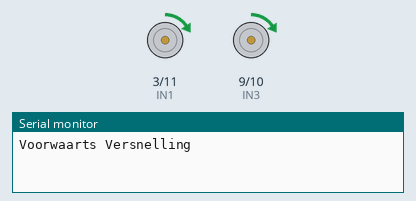
Recording of a sketch running on a simulated Arduino Uno, built with avr-gcc and run on an emulated ATmega328P. On the bench: motor-driver pin pairs drawn as motors (green arrow = first pin HIGH = forward, orange = second pin HIGH = backward, longer = more drive), the last lines printed to the serial monitor.

Above: at 0.15 s.
At 16.3 s:
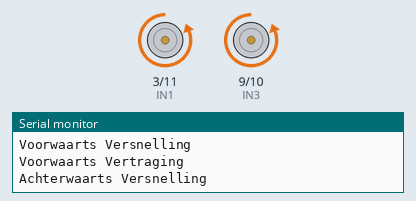
At 27.5 s:
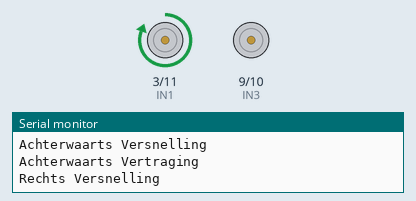
At 38.6 s:
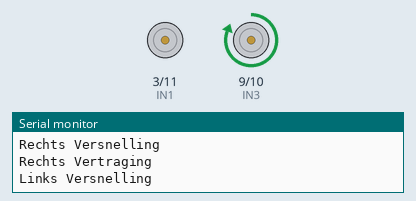
Timing chart, 0 to 40.0 s (numbered marks = the images above):
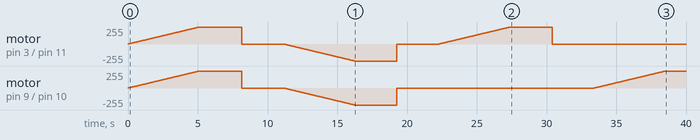

The sketch:

Hbrug.ino
```cpp
int IN1 = 3;
int IN2 = 11;
int IN3 = 9;
int IN4 = 10;

const int drukknop = 2;
bool toestand_drukknop;

void setup() {
  Serial.begin(9600);

  pinMode(IN1, OUTPUT);
  pinMode(IN2, OUTPUT);
  pinMode(IN3, OUTPUT);
  pinMode(IN4, OUTPUT);
  //pinMode(drukknop, INPUT);

}

void loop() {

  //toestand_drukknop = digitalRead(drukknop);
  toestand_drukknop = HIGH;

  if (toestand_drukknop == HIGH)
  {

    //Voorwaarts
    Serial.println("Voorwaarts Versnelling");
    for(int i = 0; i <= 255; i++)
    {
      analogWrite(IN1, i);
      analogWrite(IN2, 0);
      analogWrite(IN3, i);
      analogWrite(IN4, 0);
      delay(20);
    }
    delay(3000);

    Serial.println("Voorwaarts Vertraging");
    for(int i = 255; i >= 0; i--)
    {
      analogWrite(IN1, i);
      analogWrite(IN2, 0);
      analogWrite(IN3, i);
      analogWrite(IN4, 0);
    }
    delay(3000);

    //Achterwaarts
    Serial.println("Achterwaarts Versnelling");
    for(int i = 0; i <= 255; i++)
    {
      analogWrite(IN1, 0);
      analogWrite(IN2, i);
      analogWrite(IN3, 0);
      analogWrite(IN4, i);
      delay(20);
    }
    delay(3000);

    Serial.println("Achterwaarts Vertraging");
    for(int i = 255; i >= 0; i--)
    {
      analogWrite(IN1, 0);
      analogWrite(IN2, i);
      analogWrite(IN3, 0);
      analogWrite(IN4, i);
    }
    delay(3000);

    //Motor rechts
    Serial.println("Rechts Versnelling");
    for(int i = 0; i <= 255; i++)
    {
      analogWrite(IN1, i);
      analogWrite(IN2, 0);
      analogWrite(IN3, 0);
      analogWrite(IN4, 0);
      delay(20);
    }
    delay(3000);

    Serial.println("Rechts Vertraging");
    for(int i = 255; i >= 0; i--)
    {
      analogWrite(IN1, i);
      analogWrite(IN2, 0);
      analogWrite(IN3, 0);
      analogWrite(IN4, 0);
    }
    delay(3000);

        //Motor links
    Serial.println("Links Versnelling");
    for(int i = 0; i <= 255; i++)
    {
      analogWrite(IN1, 0);
      analogWrite(IN2, 0);
      analogWrite(IN3, i);
      analogWrite(IN4, 0);
      delay(20);
    }
    delay(3000);

    Serial.println("Links Vertraging");
    for(int i = 255; i >= 0; i--)
    {
      analogWrite(IN1, 0);
      analogWrite(IN2, 0);
      analogWrite(IN3, i);
      analogWrite(IN4, 0);
    }
    delay(3000);

  }
}
```
